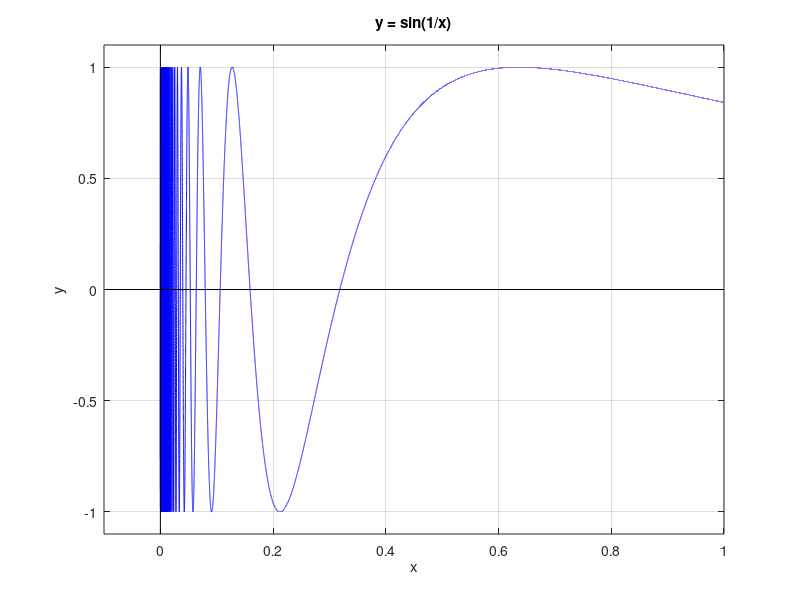

This figure's MATLAB source:
close all;

% Graph of  y = sin(1/x)
x=0.0001:0.00001:1;
y = sin(1./x);
plot(x,y,'b')
hold on
grid on

% The x axis
x= -0.1:1.1:1;
y=0*x;
plot(x,y,'k')

% The y axis
y=-1.1:2.2:1.1;
x=0*y;
plot(x,y,'k')

% The title and the labels
xlabel('x')
ylabel('y')
title('y = sin(1/x)')
axis([-0.1,1,-1.1,1.1])
